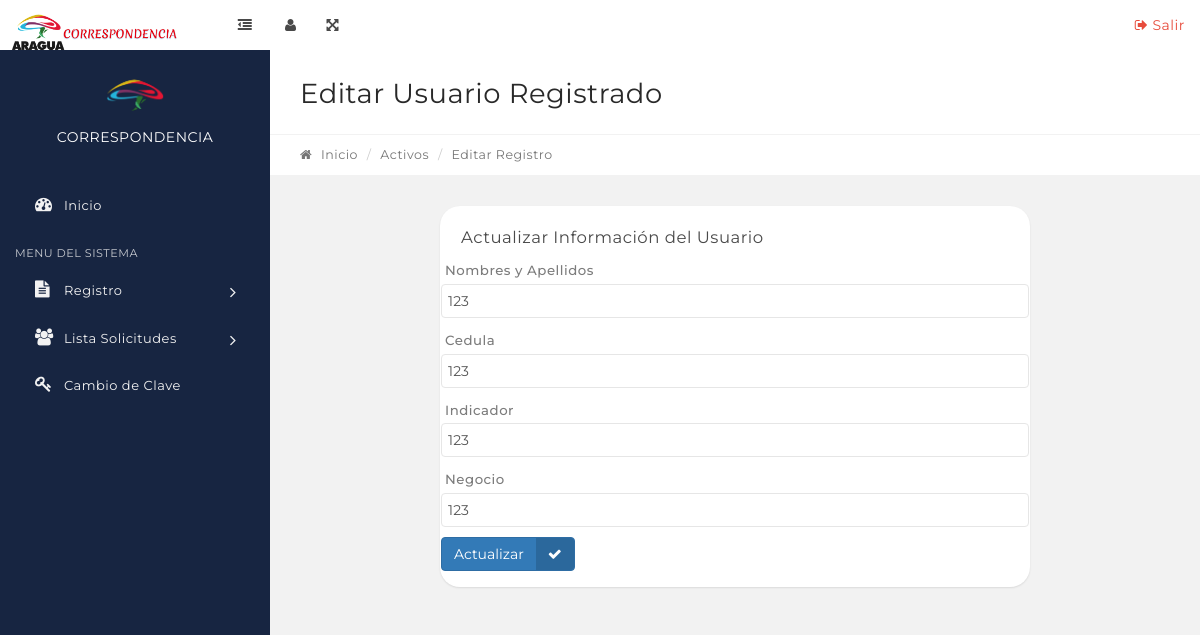
The app's page /edit-usuario.php with its own data.
### tables this page shows
CREATE TABLE `tblusuarios` (
  `id` int(11) NOT NULL,
  `nombres` varchar(100) NOT NULL,
  `cedula` varchar(100) DEFAULT NULL,
  `indicador` varchar(100) NOT NULL,
  `negocio` varchar(100) NOT NULL,
  `Creationdate` timestamp NULL DEFAULT current_timestamp(),
  `UpdationDate` timestamp NULL DEFAULT NULL
);

### edit-usuario.php (the view, shortened to what this page needs)
<?php
include('includes/config.php');
if(strlen($_SESSION['alogin'])=="")
	{
	header("Location: index.php");
	}
	else{
?>
			<?php include('includes/topbar.php');?>
			<div class="content-wrapper">
				<div class="content-container">
<?php include('includes/leftbar.php');?>
					<div class="main-page">
						<div class="container-fluid">
							<div class="row page-title-div">
								<div class="col-md-6">
									<h2 class="title">Editar Usuario Registrado</h2>
								</div>
							</div>
							<div class="row breadcrumb-div">
								<div class="col-md-6">
									<ul class="breadcrumb">
										<li><a href="dashboard.php"><i class="fa fa-home"></i> Inicio</a></li>
										<li><a href="#">Activos</a></li>
										<li class="active">Editar Registro</li>
									</ul>
								</div>
							</div>
						</div>
						<section class="section">
							<div class="container-fluid">
								<div class="row">
									<div class="col-md-8 col-md-offset-2">
										<div class="panel">
											<div class="panel-heading">
												<div class="panel-title">
													<h5>Actualizar Información del Usuario</h5>
												</div>
											</div>
												<form method="post">
<?php
$cid=intval($_GET['id']);
$sql = "SELECT * from tblusuarios where id=:cid";
$query = $dbh->prepare($sql);
$query->bindParam(':cid',$cid,PDO::PARAM_STR);
$query->execute();
$results=$query->fetchAll(PDO::FETCH_OBJ);
if($query->rowCount() > 0)
{
foreach($results as $result)
{   ?>
													<div class="form-group has-success">
														<label for="success" class="control-label">&nbsp;Nombres y Apellidos</label>
														<div class="">
															<input type="text" name="nombres" value="<?php echo htmlentities($result->nombres);?>" required="required" class="form-control" id="success">
														</div>
													</div>
													   <div class="form-group has-success">
														<label for="success" class="control-label">&nbsp;Cedula</label>
														<div class="">
															<input type="text" name="cedula" value="<?php echo htmlentities($result->cedula);?>" required="required" class="form-control" id="success">
														</div>
													</div>
													 <div class="form-group has-success">
														<label for="success" class="control-label">&nbsp;Indicador</label>
														<div class="">
															<input type="text" name="indicador" value="<?php echo htmlentities($result->indicador);?>" class="form-control" required="required" id="success">
														</div>
													</div>
													         <div class="form-group has-success">
														<label for="success" class="control-label">&nbsp;Negocio</label>
														<div class="">
															<input type="text" name="negocio" value="<?php echo htmlentities($result->negocio);?>" class="form-control" required="required" id="success">
														</div>
													</div>
													<?php }} ?>
  <div class="form-group has-success">
														<div class="">
														   <button type="submit" name="update" class="btn btn-primary btn-labeled">Actualizar<span class="btn-label btn-label-right"><i class="fa fa-check"></i></span></button>
													</div>
												</form>
											</div>
										</div>
									</div>
								</div>
							</div>
					</div>
				</div>
			</div>
<?php include('includes/footer.php');?>
<?php  } ?>

### includes/topbar.php (shortened to what this page needs)
<!DOCTYPE html>
<html lang="en">
    <head>
        <link rel="stylesheet" href="assets/css/bootstrap.min.css" media="screen" >
        <link rel="stylesheet" href="assets/css/font-awesome.min.css" media="screen" >
        <link rel="stylesheet" href="assets/css/animate-css/animate.min.css" media="screen" >
        <link rel="stylesheet" href="assets/css/lobipanel/lobipanel.min.css" media="screen" >
        <link rel="stylesheet" href="assets/css/toastr/toastr.min.css" media="screen" >
        <link rel="stylesheet" href="assets/css/icheck/skins/line/blue.css" >
        <link rel="stylesheet" href="assets/css/icheck/skins/line/red.css" >
        <link rel="stylesheet" href="assets/css/icheck/skins/line/green.css" >
        <link rel="stylesheet" href="assets/css/main.css" media="screen" >
        <link rel="stylesheet" href="assets/css/prism/prism.css" media="screen" >
    </head>
    <body class="top-navbar-fixed">
        <div class="main-wrapper">
  <nav class="navbar top-navbar bg-white">
            	<div class="container-fluid">
                    <div class="row">
                        <div class="navbar-header no-padding">
                			<a class="navbar-brand" href="#">
                			    <img src="assets/images/logo.png" style="Width: 165px">
                			</a>
                            <span class="small-nav-handle hidden-sm hidden-xs"><i class="fa fa-outdent"></i></span>
                		</div>
                		<div class="collapse navbar-collapse" id="navbar-collapse-1">
                			<ul class="nav navbar-nav" data-dropdown-in="fadeIn" data-dropdown-out="fadeOut">
                                <li class="hidden-sm hidden-xs"><a href="#" class="user-info-handle"><i class="fa fa-user"></i></a></li>
                                <li class="hidden-sm hidden-xs"><a href="#" class="full-screen-handle"><i class="fa fa-arrows-alt"></i></a></li>
                			</ul>
                			<ul class="nav navbar-nav navbar-right" data-dropdown-in="fadeIn" data-dropdown-out="fadeOut">
                				    <li>
                                    <a href="logout.php" class="color-danger text-center"><i class="fa fa-sign-out"></i> Salir</a></li>
                			</ul>
                		</div>
                    </div>
            	</div>
            </nav>

### includes/leftbar.php (shortened to what this page needs)
<div class="left-sidebar box-shadow" style="background-color: #172541;">
    <div class="sidebar-content">
        <div class="user-info">
            <img src="assets/images/avatar5.png" alt="Profile" class="img-circle profile-img" width="60px">
            <p style="color: white;">CORRESPONDENCIA</p><br>
        </div>
        <div class="sidebar-nav">
            <ul class="side-nav color-gray">
                <li>
                    <a href="dashboard.php"><i class="fa fa-dashboard"></i> <span>Inicio</span></a>
                </li>
                <li class="nav-header">
                    <span class="">MENU DEL SISTEMA</span>
                </li>
                <li class="has-children">
                    <a href="#"><i class="fa fa-file-text"></i> <span>Registro</span> <i class="fa fa-angle-right arrow"></i></a>
                </li>
                <li class="has-children">
                    <a href="#"><i class="fa fa-users"></i> <span>Lista Solicitudes</span> <i class="fa fa-angle-right arrow"></i></a>
                </li>
                <li><a href="change-password.php"><i class="fa fa-key"></i> <span>Cambio de Clave</span></a></li>
            </ul>
        </div>
    </div>
</div>

### includes/footer.php (shortened to what this page needs)
<link rel="stylesheet" href="assets/js/amcharts/plugins/export/export.css" type="text/css" media="all" />

### records on screen
tblusuarios: nombres "123", cedula "123", indicador "123", negocio "123"
